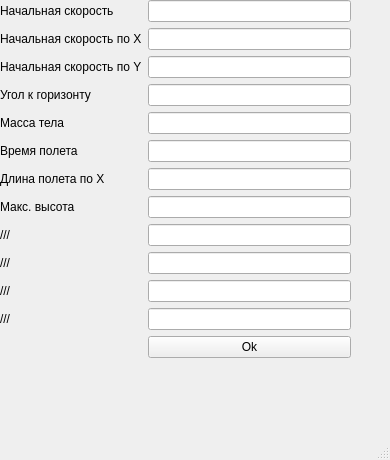
<?xml version="1.0" encoding="UTF-8"?>
<ui version="4.0">
 <class>MainWindow</class>
 <widget class="QMainWindow" name="MainWindow">
  <property name="geometry">
   <rect>
    <x>0</x>
    <y>0</y>
    <width>390</width>
    <height>460</height>
   </rect>
  </property>
  <property name="windowTitle">
   <string>MainWindow</string>
  </property>
  <widget class="QWidget" name="centralwidget">
   <widget class="QWidget" name="formLayoutWidget">
    <property name="geometry">
     <rect>
      <x>0</x>
      <y>0</y>
      <width>351</width>
      <height>411</height>
     </rect>
    </property>
    <layout class="QFormLayout" name="formLayout">
     <item row="0" column="0">
      <widget class="QLabel" name="label">
       <property name="text">
        <string>Начальная скорость</string>
       </property>
      </widget>
     </item>
     <item row="1" column="0">
      <widget class="QLabel" name="label_2">
       <property name="text">
        <string>Начальная скорость по X</string>
       </property>
      </widget>
     </item>
     <item row="2" column="0">
      <widget class="QLabel" name="label_3">
       <property name="text">
        <string>Начальная скорость по Y</string>
       </property>
      </widget>
     </item>
     <item row="3" column="0">
      <widget class="QLabel" name="label_4">
       <property name="text">
        <string>Угол к горизонту</string>
       </property>
      </widget>
     </item>
     <item row="4" column="0">
      <widget class="QLabel" name="label_5">
       <property name="text">
        <string>Масса тела</string>
       </property>
      </widget>
     </item>
     <item row="5" column="0">
      <widget class="QLabel" name="label_6">
       <property name="text">
        <string>Время полета</string>
       </property>
      </widget>
     </item>
     <item row="6" column="0">
      <widget class="QLabel" name="label_7">
       <property name="text">
        <string>Длина полета по X</string>
       </property>
      </widget>
     </item>
     <item row="0" column="1">
      <widget class="QLineEdit" name="lineEdit"/>
     </item>
     <item row="1" column="1">
      <widget class="QLineEdit" name="lineEdit_2"/>
     </item>
     <item row="2" column="1">
      <widget class="QLineEdit" name="lineEdit_3"/>
     </item>
     <item row="3" column="1">
      <widget class="QLineEdit" name="lineEdit_4"/>
     </item>
     <item row="4" column="1">
      <widget class="QLineEdit" name="lineEdit_5"/>
     </item>
     <item row="5" column="1">
      <widget class="QLineEdit" name="lineEdit_6"/>
     </item>
     <item row="6" column="1">
      <widget class="QLineEdit" name="lineEdit_7"/>
     </item>
     <item row="7" column="0">
      <widget class="QLabel" name="label_8">
       <property name="text">
        <string>Макс. высота</string>
       </property>
      </widget>
     </item>
     <item row="8" column="0">
      <widget class="QLabel" name="label_9">
       <property name="text">
        <string>///</string>
       </property>
      </widget>
     </item>
     <item row="9" column="0">
      <widget class="QLabel" name="label_10">
       <property name="text">
        <string>///</string>
       </property>
      </widget>
     </item>
     <item row="10" column="0">
      <widget class="QLabel" name="label_11">
       <property name="text">
        <string>///</string>
       </property>
      </widget>
     </item>
     <item row="11" column="0">
      <widget class="QLabel" name="label_12">
       <property name="text">
        <string>///</string>
       </property>
      </widget>
     </item>
     <item row="7" column="1">
      <widget class="QLineEdit" name="lineEdit_8"/>
     </item>
     <item row="8" column="1">
      <widget class="QLineEdit" name="lineEdit_9"/>
     </item>
     <item row="9" column="1">
      <widget class="QLineEdit" name="lineEdit_10"/>
     </item>
     <item row="10" column="1">
      <widget class="QLineEdit" name="lineEdit_11"/>
     </item>
     <item row="11" column="1">
      <widget class="QLineEdit" name="lineEdit_12"/>
     </item>
     <item row="12" column="1">
      <widget class="QPushButton" name="pushButton">
       <property name="text">
        <string>Ok</string>
       </property>
      </widget>
     </item>
    </layout>
   </widget>
  </widget>
  <widget class="QMenuBar" name="menubar">
   <property name="geometry">
    <rect>
     <x>0</x>
     <y>0</y>
     <width>390</width>
     <height>21</height>
    </rect>
   </property>
  </widget>
  <widget class="QStatusBar" name="statusbar"/>
 </widget>
 <resources/>
 <connections/>
</ui>
